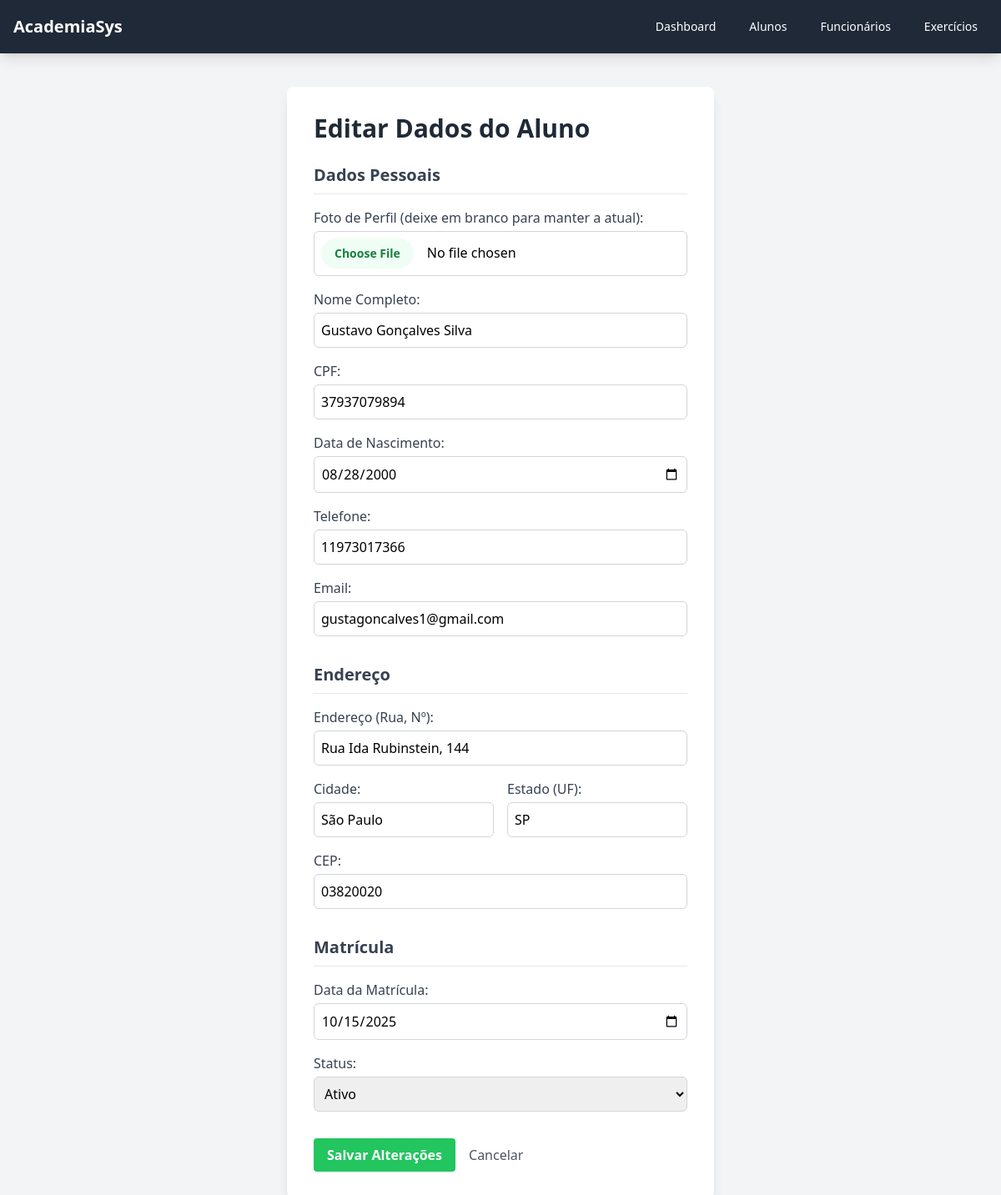
The page /aluno/editar/1 on the database as committed earlier.
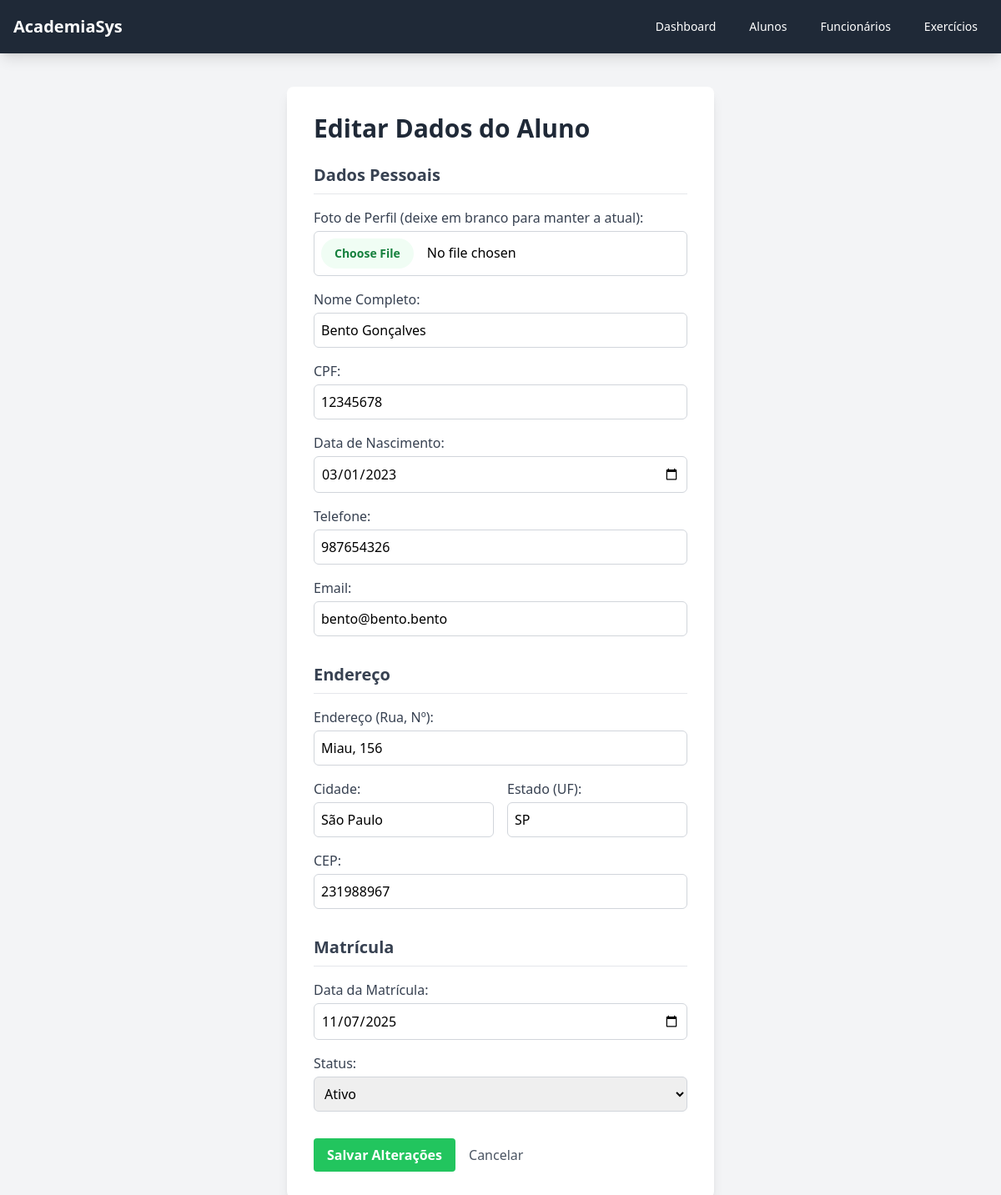
The same page on the database as committed later.
### app.py (models this page shows)
class Aluno(db.Model):
    __tablename__ = 'alunos'
    id = db.Column(db.Integer, primary_key=True)
    nome = db.Column(db.String(100), nullable=False)
    foto = db.Column(db.String(100), nullable=True, default='default.png')
    cpf = db.Column(db.String(14), unique=True, nullable=False)
    data_nascimento = db.Column(db.String(10), nullable=False)
    endereco = db.Column(db.String(200), nullable=True)
    cidade = db.Column(db.String(100), nullable=True)
    estado = db.Column(db.String(2), nullable=True)
    cep = db.Column(db.String(9), nullable=True)
    telefone = db.Column(db.String(20), nullable=True)
    email = db.Column(db.String(100), unique=True, nullable=True)
    data_matricula = db.Column(db.String(10), nullable=True)
    status = db.Column(db.String(10), default= 'Ativo', nullable=False)
    treinos = db.relationship('Treino', back_populates='aluno', lazy=True, cascade="all, delete-orphan")

### app.py (the view, shortened to what this page needs)
@app.route('/aluno/editar/<int:aluno_id>', methods=['GET', 'POST'])
def editar_aluno(aluno_id):
    aluno = Aluno.query.get_or_404(aluno_id)
    return render_template('form_aluno.html', aluno=aluno)

### templates/form_aluno.html (shortened to what the changed rows need)
{% extends 'base.html' %}
{% block content %}
<div class="max-w-lg mx-auto bg-white p-8 shadow-lg rounded-lg">
    <h1 class="text-3xl font-bold text-gray-800 mb-6">{% if aluno %}Editar Dados do Aluno{% else %}Dados do Aluno{% endif %}</h1>
    <form method="post" enctype="multipart/form-data" class="space-y-4">
        <h2 class="text-xl font-semibold text-gray-700 border-b pb-2">Dados Pessoais</h2>
        <div>
            <label for="nome" class="block font-medium text-gray-700">Nome Completo:</label>
            <input type="text" name="nome" id="nome" class="w-full border border-gray-300 rounded-md p-2 mt-1" required value="{{ aluno.nome if aluno }}">
        </div>
        <div>
            <label for="cpf" class="block font-medium text-gray-700">CPF:</label>
            <input type="text" name="cpf" id="cpf" class="w-full border border-gray-300 rounded-md p-2 mt-1" required value="{{ aluno.cpf if aluno }}">
        </div>
        <div>
            <label for="data_nascimento" class="block font-medium text-gray-700">Data de Nascimento:</label>
            <input type="date" name="data_nascimento" id="data_nascimento" class="w-full border border-gray-300 rounded-md p-2 mt-1" required value="{{ aluno.data_nascimento if aluno }}">
        </div>
        <div>
            <label for="telefone" class="block font-medium text-gray-700">Telefone:</label>
            <input type="tel" name="telefone" id="telefone" class="w-full border border-gray-300 rounded-md p-2 mt-1" value="{{ aluno.telefone if aluno }}">
        </div>
        <div>
            <label for="email" class="block font-medium text-gray-700">Email:</label>
            <input type="email" name="email" id="email" class="w-full border border-gray-300 rounded-md p-2 mt-1" value="{{ aluno.email if aluno }}">
        </div>
        <h2 class="text-xl font-semibold text-gray-700 border-b pb-2 pt-4">Endereço</h2>
        <div>
            <label for="endereco" class="block font-medium text-gray-700">Endereço (Rua, Nº):</label>
            <input type="text" name="endereco" id="endereco" class="w-full border border-gray-300 rounded-md p-2 mt-1" value="{{ aluno.endereco if aluno }}">
        </div>
        <div class="grid grid-cols-2 gap-4">
            <div>
                <label for="cidade" class="block font-medium text-gray-700">Cidade:</label>
                <input type="text" name="cidade" id="cidade" class="w-full border border-gray-300 rounded-md p-2 mt-1" value="{{ aluno.cidade if aluno }}">
            </div>
            <div>
                <label for="estado" class="block font-medium text-gray-700">Estado (UF):</label>
                <input type="text" name="estado" id="estado" class="w-full border border-gray-300 rounded-md p-2 mt-1" maxlength="2" value="{{ aluno.estado if aluno }}">
            </div>
        </div>
        <div>
            <label for="cep" class="block font-medium text-gray-700">CEP:</label>
            <input type="text" name="cep" id="cep" class="w-full border border-gray-300 rounded-md p-2 mt-1" value="{{ aluno.cep if aluno }}">
        </div>
        <h2 class="text-xl font-semibold text-gray-700 border-b pb-2 pt-4">Matrícula</h2>
        <div>
            <label for="data_matricula" class="block font-medium text-gray-700">Data da Matrícula:</label>
            <input type="date" name="data_matricula" id="data_matricula" class="w-full border border-gray-300 rounded-md p-2 mt-1" value="{{ aluno.data_matricula if aluno }}">
        </div>
        <div>
            <label for="status" class="block font-medium text-gray-700">Status:</label>
            <select name="status" id="status" class="w-full border border-gray-300 rounded-md p-2 mt-1">
                <option value="Ativo" {% if aluno and aluno.status == 'Ativo' %}selected{% endif %}>Ativo</option>
            </select>
        </div>
    </form>
</div>
{% endblock %}

Rows that differ between the two databases and show on the page:
changed Aluno "São Paulo": nome "Gustavo Gonçalves Silva" → "Bento Gonçalves"; cpf "37937079894" → "12345678"; data_nascimento "08/28/2000" → "03/01/2023"; telefone "11973017366" → "987654326"; email "gustagoncalves1@gmail.com" → "bento@bento.bento"; endereco "Rua Ida Rubinstein, 144" → "Miau, 156"; cep "03820020" → "231988967"; data_matricula "10/15/2025" → "11/07/2025"
